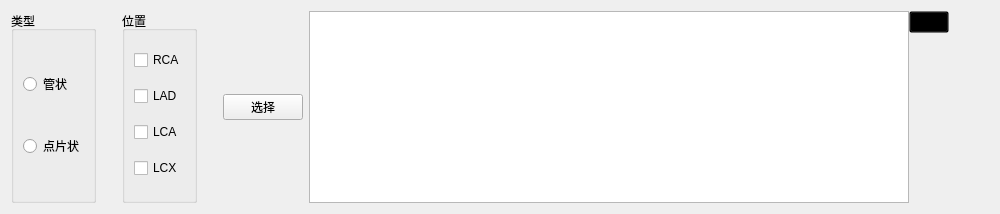
        <widget class="QWidget" name="m_wgtGHY" native="true">
         <layout class="QHBoxLayout" name="horizontalLayout_7" stretch="3,0,3,0,2,0,4">
          <item>
           <widget class="QGroupBox" name="m_grpLX">
            <property name="title">
             <string>类型</string>
            </property>
            <layout class="QVBoxLayout" name="verticalLayout_3">
             <item>
              <widget class="QRadioButton" name="m_radGZ">
               <property name="text">
                <string>管状</string>
               </property>
              </widget>
             </item>
             <item>
              <widget class="QRadioButton" name="m_radDPZ">
               <property name="text">
                <string>点片状</string>
               </property>
              </widget>
             </item>
            </layout>
           </widget>
          </item>
          <item>
           <spacer name="verticalSpacer_6">
            <property name="orientation">
             <enum>Qt::Vertical</enum>
            </property>
            <property name="sizeHint" stdset="0">
             <size>
              <width>20</width>
              <height>40</height>
             </size>
            </property>
           </spacer>
          </item>
          <item>
           <widget class="QGroupBox" name="m_grpWZ">
            <property name="sizePolicy">
             <sizepolicy hsizetype="Preferred" vsizetype="Preferred">
              <horstretch>0</horstretch>
              <verstretch>0</verstretch>
             </sizepolicy>
            </property>
            <property name="minimumSize">
             <size>
              <width>0</width>
              <height>0</height>
             </size>
            </property>
            <property name="title">
             <string>位置</string>
            </property>
            <layout class="QVBoxLayout" name="verticalLayout_4">
             <item>
              <widget class="QCheckBox" name="m_ckbWZ_RCA">
               <property name="text">
                <string>RCA</string>
               </property>
              </widget>
             </item>
             <item>
              <widget class="QCheckBox" name="m_ckbWZ_LAD">
               <property name="text">
                <string>LAD</string>
               </property>
              </widget>
             </item>
             <item>
              <widget class="QCheckBox" name="m_ckbWZ_LCA">
               <property name="text">
                <string>LCA</string>
               </property>
              </widget>
             </item>
             <item>
              <widget class="QCheckBox" name="m_ckbWZ_LCX">
               <property name="text">
                <string>LCX</string>
               </property>
              </widget>
             </item>
            </layout>
           </widget>
          </item>
          <item>
           <spacer name="verticalSpacer_8">
            <property name="orientation">
             <enum>Qt::Vertical</enum>
            </property>
            <property name="sizeHint" stdset="0">
             <size>
              <width>20</width>
              <height>40</height>
             </size>
            </property>
           </spacer>
          </item>
          <item>
           <widget class="QPushButton" name="m_btnGHXChoice">
            <property name="text">
             <string>选择</string>
            </property>
           </widget>
          </item>
          <item>
           <layout class="QHBoxLayout" name="horizontalLayout_32">
            <property name="spacing">
             <number>0</number>
            </property>
            <property name="rightMargin">
             <number>0</number>
            </property>
            <item>
             <widget class="QListWidget" name="m_lstwGHXResult">
              <property name="sizePolicy">
               <sizepolicy hsizetype="Expanding" vsizetype="Expanding">
                <horstretch>0</horstretch>
                <verstretch>0</verstretch>
               </sizepolicy>
              </property>
              <property name="minimumSize">
               <size>
                <width>600</width>
                <height>0</height>
               </size>
              </property>
             </widget>
            </item>
            <item>
             <layout class="QVBoxLayout" name="verticalLayout_12">
              <property name="rightMargin">
               <number>0</number>
              </property>
              <item>
               <widget class="QPushButton" name="m_btnDeleteGHY">
                <property name="styleSheet">
                 <string notr="true">background-color:transparent;
</string>
                </property>
                <property name="text">
                 <string/>
                </property>
                <property name="icon">
                 <iconset resource="../Image.qrc">
                  <normaloff>:/Image/delete.ico</normaloff>:/Image/delete.ico</iconset>
                </property>
               </widget>
              </item>
              <item>
               <spacer name="verticalSpacer_4">
                <property name="orientation">
                 <enum>Qt::Vertical</enum>
                </property>
                <property name="sizeHint" stdset="0">
                 <size>
                  <width>20</width>
                  <height>40</height>
                 </size>
                </property>
               </spacer>
              </item>
             </layout>
            </item>
           </layout>
          </item>
          <item>
           <spacer name="horizontalSpacer_5">
            <property name="orientation">
             <enum>Qt::Horizontal</enum>
            </property>
            <property name="sizeHint" stdset="0">
             <size>
              <width>40</width>
              <height>20</height>
             </size>
            </property>
           </spacer>
          </item>
         </layout>
        </widget>
